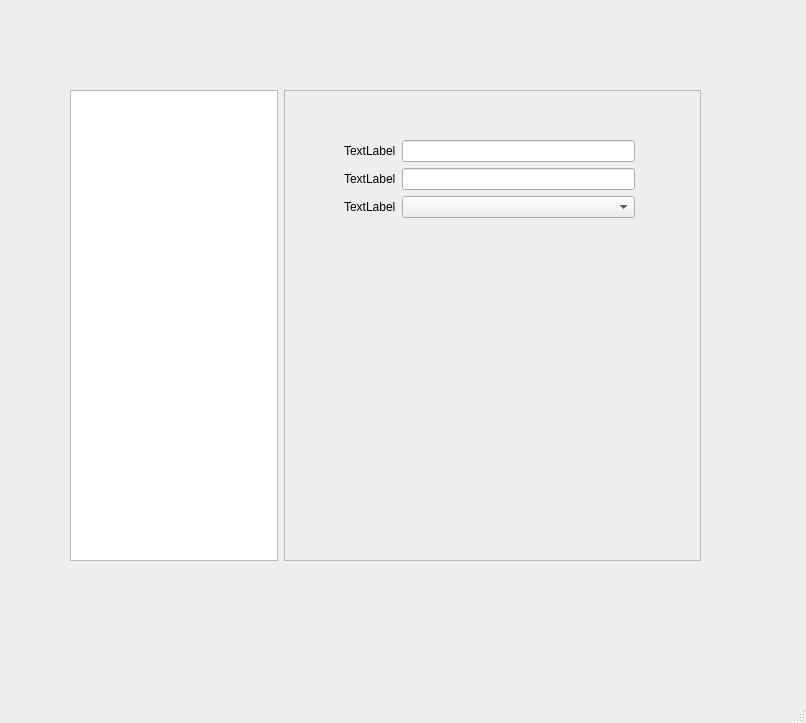
<?xml version="1.0" encoding="UTF-8"?>
<ui version="4.0">
 <class>MainWindow</class>
 <widget class="QMainWindow" name="MainWindow">
  <property name="geometry">
   <rect>
    <x>0</x>
    <y>0</y>
    <width>806</width>
    <height>723</height>
   </rect>
  </property>
  <property name="windowTitle">
   <string>MainWindow</string>
  </property>
  <widget class="QWidget" name="centralwidget">
   <widget class="QWidget" name="horizontalLayoutWidget">
    <property name="geometry">
     <rect>
      <x>70</x>
      <y>90</y>
      <width>631</width>
      <height>471</height>
     </rect>
    </property>
    <layout class="QHBoxLayout" name="horizontalLayout">
     <item>
      <widget class="QTreeView" name="treeView">
       <property name="sizePolicy">
        <sizepolicy hsizetype="Expanding" vsizetype="Expanding">
         <horstretch>1</horstretch>
         <verstretch>0</verstretch>
        </sizepolicy>
       </property>
      </widget>
     </item>
     <item>
      <widget class="QFrame" name="frame">
       <property name="sizePolicy">
        <sizepolicy hsizetype="Expanding" vsizetype="Preferred">
         <horstretch>2</horstretch>
         <verstretch>0</verstretch>
        </sizepolicy>
       </property>
       <property name="frameShape">
        <enum>QFrame::StyledPanel</enum>
       </property>
       <property name="frameShadow">
        <enum>QFrame::Raised</enum>
       </property>
       <widget class="QWidget" name="formLayoutWidget">
        <property name="geometry">
         <rect>
          <x>60</x>
          <y>50</y>
          <width>291</width>
          <height>381</height>
         </rect>
        </property>
        <layout class="QFormLayout" name="formLayout">
         <item row="0" column="0">
          <widget class="QLabel" name="label">
           <property name="text">
            <string>TextLabel</string>
           </property>
          </widget>
         </item>
         <item row="1" column="0">
          <widget class="QLabel" name="label_2">
           <property name="text">
            <string>TextLabel</string>
           </property>
          </widget>
         </item>
         <item row="2" column="0">
          <widget class="QLabel" name="label_3">
           <property name="text">
            <string>TextLabel</string>
           </property>
          </widget>
         </item>
         <item row="0" column="1">
          <widget class="QLineEdit" name="lineEdit"/>
         </item>
         <item row="1" column="1">
          <widget class="QLineEdit" name="lineEdit_2"/>
         </item>
         <item row="2" column="1">
          <widget class="QComboBox" name="comboBox"/>
         </item>
        </layout>
       </widget>
      </widget>
     </item>
    </layout>
   </widget>
  </widget>
  <widget class="QMenuBar" name="menubar">
   <property name="geometry">
    <rect>
     <x>0</x>
     <y>0</y>
     <width>806</width>
     <height>23</height>
    </rect>
   </property>
  </widget>
  <widget class="QStatusBar" name="statusbar"/>
 </widget>
 <resources/>
 <connections/>
</ui>
